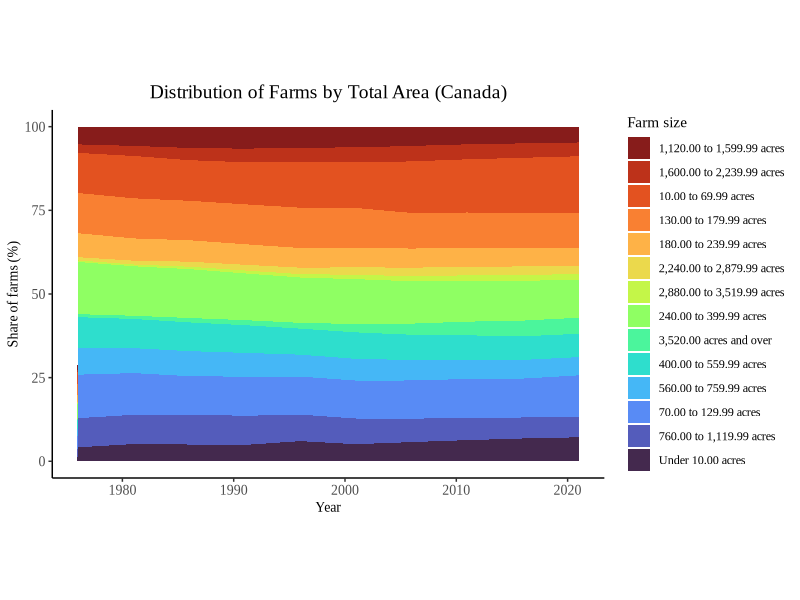
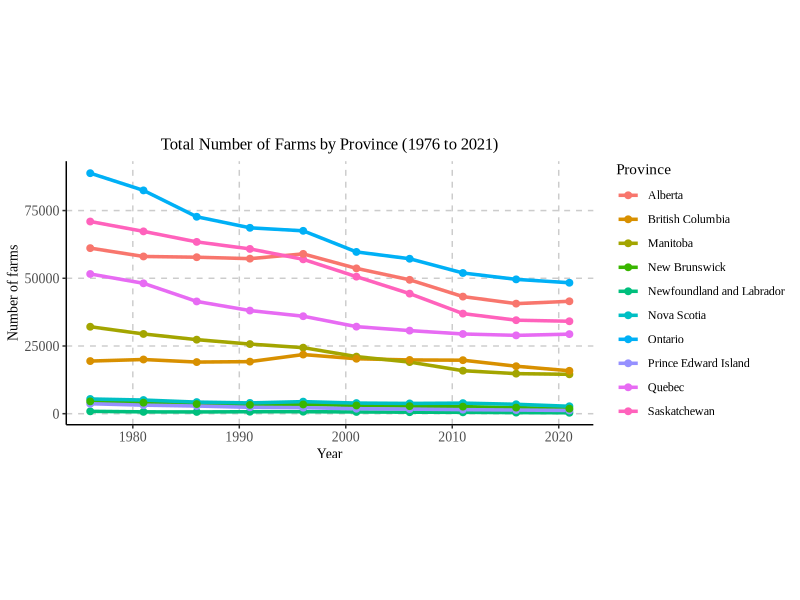

The R source for these figures, in order:
# ===============================================================
# Script Summary
# Data used: 3210015601_databaseLoadingData.csv
# Plots produced:
#   1. Distribution of farm sizes in Canada over time (stacked area plot)
#   2. Total number of farms by province, 1976 to 2021 (line plot)
# ===============================================================

library(tidyverse)
library(readr)
library(ggplot2)

# Load dataset
df <- read_csv("3210015601_databaseLoadingData.csv")

# Filter Canada only, exclude "Total number of farms"
canada <- df %>%
  filter(
    GEO == "Canada",
    `Total farm area distribution` != "Total number of farms"
  )

# Define ordered farm-size categories
order <- c(
  "Under 10.00 acres",
  "10.00 to 69.99 acres",
  "70.00 to 129.99 acres",
  "130.00 to 179.99 acres",
  "180.00 to 239.99 acres",
  "240.00 to 399.99 acres",
  "400.00 to 559.99 acres",
  "560.00 to 759.99 acres",
  "760.00 to 1,119.99 acres",
  "1,120.00 to 1,599.99 acres",
  "1,600.00 to 2,239.99 acres",
  "2,240.00 to 2,879.99 acres",
  "2,880.00 to 3,519.99 acres",
  "3,520.00 acres and over"
)

# Pivot to wide format
canada_pivot <- canada %>%
  select(REF_DATE, `Total farm area distribution`, VALUE) %>%
  pivot_wider(names_from = `Total farm area distribution`, values_from = VALUE) %>%
  select(REF_DATE, all_of(order))

# Compute percentage shares
canada_share <- canada_pivot %>%
  mutate(total = rowSums(select(., -REF_DATE))) %>%
  pivot_longer(-c(REF_DATE, total), names_to = "FarmSize", values_to = "Value") %>%
  mutate(Share = Value / total * 100)


library(viridis)

# ---------------------------------------------------------------
#  PLOT 1: Distribution of farm sizes in Canada over time
# ---------------------------------------------------------------
ggplot(canada_share, aes(x = REF_DATE, y = Share, fill = FarmSize)) +
  geom_area(alpha = 0.9) +
  scale_fill_viridis_d(option = "turbo", direction = -1) +
  labs(
    title = "Distribution of Farms by Total Area (Canada)",
    x = "Year",
    y = "Share of farms (%)",
    fill = "Farm size"
  ) +
  theme_classic(base_family = "Times New Roman") +
  theme(
    plot.title = element_text(size = 14, hjust = 0.5),
    axis.title = element_text(size = 10),
    axis.text = element_text(size = 10),
    legend.position = "right"
  ) +
  theme(aspect.ratio = 8/12)



# ---------------------------------------------------------------
#  PLOT 2: Total number of farms by province, 1976 to 2021
# ---------------------------------------------------------------

# Filter only "Total number of farms"
totals <- df %>%
  filter(`Total farm area distribution` == "Total number of farms")

# Pivot: provinces as columns
prov_totals <- totals %>%
  select(REF_DATE, GEO, VALUE) %>%
  pivot_wider(names_from = GEO, values_from = VALUE) %>%
  select(-Canada)   # drop national total

# Convert to long format for ggplot
prov_long <- prov_totals %>%
  pivot_longer(-REF_DATE, names_to = "Province", values_to = "Farms")

# Plot: total number of farms by province
ggplot(prov_long, aes(x = REF_DATE, y = Farms, color = Province)) +
  geom_line(linewidth = 1.2) +
  geom_point(size = 2) +
  labs(
    title = "Total Number of Farms by Province (1976 to 2021)",
    x = "Year",
    y = "Number of farms",
    color = "Province"
  ) +
  theme_classic(base_family = "Times New Roman") +
  theme(
    plot.title = element_text(size = 12, hjust = 0.5),
    axis.title = element_text(size = 10),
    axis.text = element_text(size = 10),
    legend.position = "right"
  ) +
  theme(panel.grid.major = element_line(color = "grey80", linetype = "dashed")) +
  theme(aspect.ratio = 6/12)
